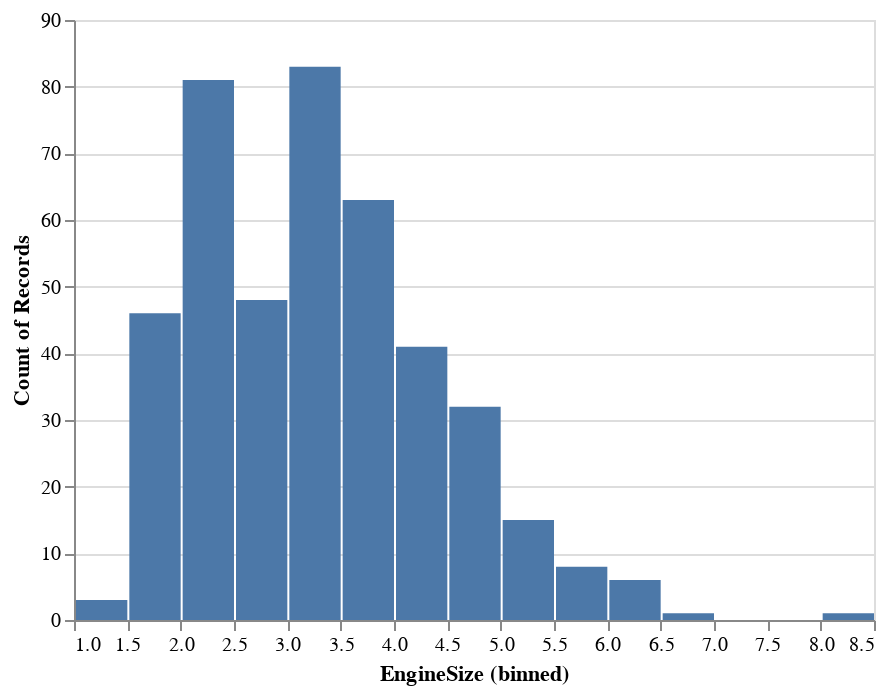

Write notebook code for a chart like this one.
### Markdown cell above
### **Histogram**

### Code cell
alt.Chart(cars).mark_bar().encode(
    alt.X("EngineSize:Q", bin=alt.Bin(maxbins=20)),
    alt.Y('count()', stack=None)
)

### Figure 1 — Vega-Lite specification as saved in the notebook (floating-point values rounded to 4 significant figures; data arrays with more than 128 entries replaced by an {"elided": "..."} marker saying what was removed)
{"config": {"view": {"continuousWidth": 400, "continuousHeight": 300}}, "data": {"name": "data-362fecc64292928e5a32b64921b7b919"}, "mark": "bar", "encoding": {"x": {"type": "quantitative", "bin": {"maxbins": 20}, "field": "EngineSize"}, "y": {"type": "quantitative", "aggregate": "count", "stack": null}}, "$schema": "https://vega.github.io/schema/vega-lite/v4.8.1.json", "datasets": {"data-362fecc64292928e5a32b64921b7b919": {"elided": "428 records"}}}
